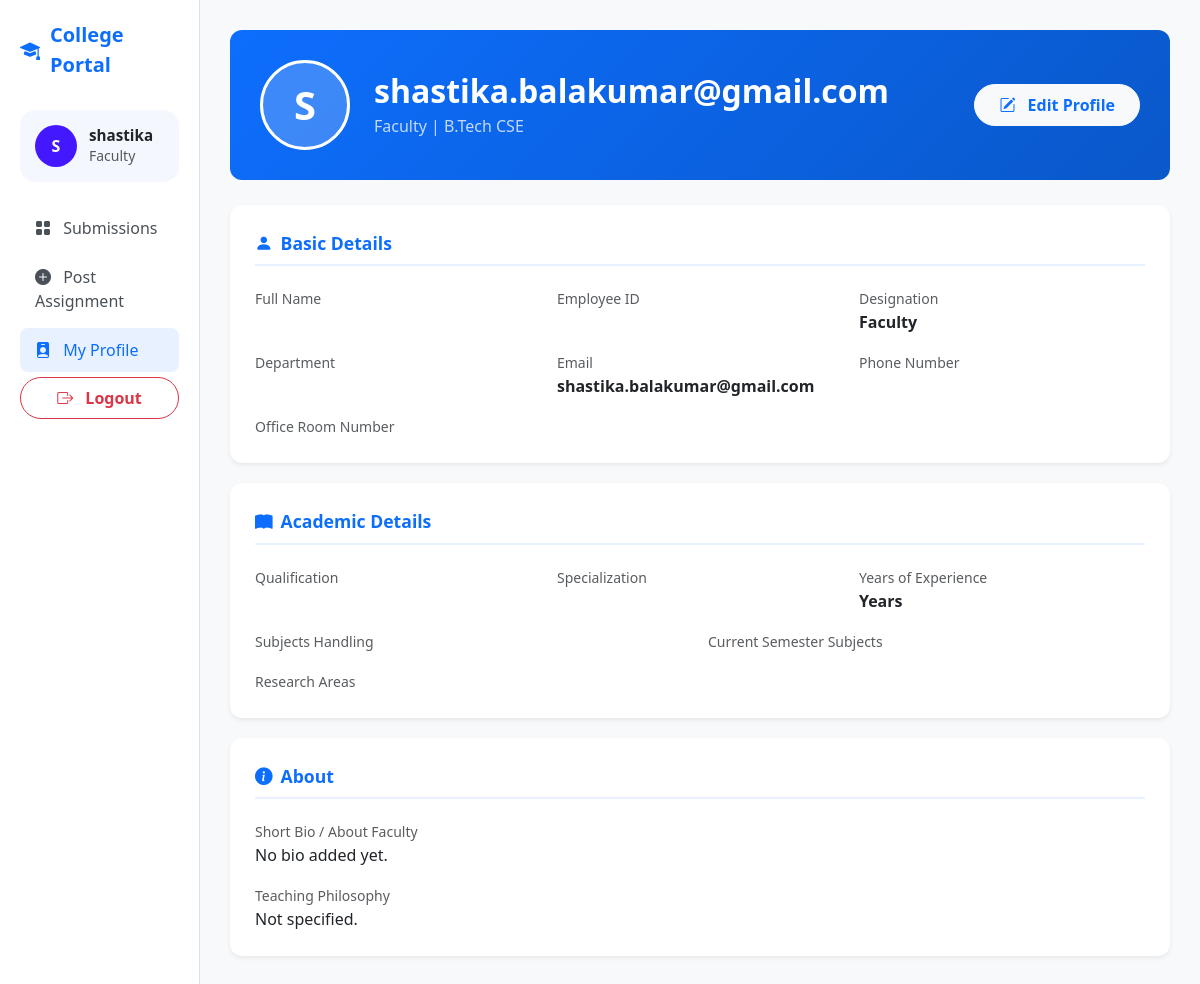
The app's page /submissions (signed in) with its own data.
### tables this page shows
CREATE TABLE faculty (
            id INTEGER PRIMARY KEY AUTOINCREMENT,
            username TEXT UNIQUE NOT NULL,
            email TEXT UNIQUE NOT NULL,
            password TEXT NOT NULL,
            name TEXT,
            designation TEXT,
            role TEXT DEFAULT 'faculty'
        );

### app.py (the view)
@app.route('/submissions')
def submissions():
    if 'username' not in session and 'user_id' not in session:
        return redirect(url_for('login'))
    conn = get_db_connection()
    cursor = conn.cursor()
    cursor.execute("SELECT * FROM faculty WHERE username = ? OR email = ?", (session.get('username'), session.get('username')))
    faculty = cursor.fetchone()
    conn.close()
    return render_template('faculty_profile.html', faculty=faculty)

### app.py (called while the page is built)
def get_db_connection():
    conn = sqlite3.connect('college_portal.db')
    conn.row_factory = sqlite3.Row
    return conn

### templates/faculty_profile.html (shortened to what this page needs)
<!DOCTYPE html>
<html lang="en">
<head>
    <link href="https://cdn.jsdelivr.net/npm/bootstrap@5.3.0/dist/css/bootstrap.min.css" rel="stylesheet">
    <link rel="stylesheet" href="https://cdn.jsdelivr.net/npm/bootstrap-icons@1.11.0/font/bootstrap-icons.css">
</head>
<body>
    <div class="d-flex flex-column flex-lg-row">
        <aside class="sidebar col-lg-3 col-xl-2 d-none d-lg-block">
            <div class="sidebar-brand">
                <i class="bi bi-mortarboard-fill"></i> College Portal
            </div>
            <div class="sidebar-profile mb-4" style="background: #F4F7FE; border-radius: 16px; padding: 15px; display: flex; align-items: center; gap: 12px;">
                <div class="profile-avatar" style="width: 42px; height: 42px; background: #4318FF; color: white; border-radius: 50%; display: flex; align-items: center; justify-content: center; font-weight: bold;">
                    {{ session['username'][0] | upper if session.get('username') else 'F' }}
                </div>
                <div>
                    <h6 class="fw-bold mb-0 text-dark" style="font-size: 0.95rem;">{{ session.get('name') or (faculty.get('name') if faculty else None) or session.get('username') or 'Faculty' }}</h6>
                    <p class="text-muted mb-0 small text-capitalize">Faculty</p>
                </div>
            </div>
            <div class="nav flex-column flex-grow-1">
                <a href="/submissions" class="nav-link"><i class="bi bi-grid-fill me-2"></i> Submissions</a>
                <a href="/post_assignment" class="nav-link"><i class="bi bi-plus-circle-fill me-2"></i> Post Assignment</a>
                <a href="/faculty_profile" class="nav-link active"><i class="bi bi-person-badge-fill me-2"></i> My Profile</a>
            </div>
            <div>
                <a href="/logout" class="btn btn-outline-danger w-100 rounded-pill py-2 fw-bold"><i class="bi bi-box-arrow-right me-2"></i> Logout</a>
            </div>
        </aside>
        <main class="main-content flex-grow-1">
            <div class="profile-header d-flex flex-column flex-md-row align-items-center justify-content-between gap-4">
                <div class="d-flex align-items-center gap-4">
                    <div style="width: 90px; height: 90px; background: rgba(255,255,255,0.2); border-radius: 50%; display: flex; align-items: center; justify-content: center; font-size: 2.5rem; font-weight: bold; border: 3px solid white;">
                        {{ session['username'][0] | upper if session.get('username') else 'F' }}
                    </div>
                    <div>
                        <h2 class="fw-bold mb-1">{{ faculty.full_name if faculty and faculty.full_name else session.get('username', 'Faculty Member') }}</h2>
                        <p class="mb-0 opacity-75">{{ faculty.designation if faculty and faculty.designation else 'Professor' }} | {{ faculty.department if faculty and faculty.department else 'B.Tech CSE' }}</p>
                    </div>
                </div>
                <a href="/edit_faculty_profile" class="btn btn-light text-primary fw-bold px-4 py-2 rounded-pill"><i class="bi bi-pencil-square me-2"></i> Edit Profile</a>
            </div>
            <div class="custom-card">
                <div class="section-title"><i class="bi bi-person-fill"></i> Basic Details</div>
                <div class="row g-3">
                    <div class="col-md-4">
                        <label class="text-muted small">Full Name</label>
                    </div>
                    <div class="col-md-4">
                        <label class="text-muted small">Employee ID</label>
                    </div>
                    <div class="col-md-4">
                        <label class="text-muted small">Designation</label>
                        <div class="fw-bold text-dark">{{ faculty.designation if faculty else '-' }}</div>
                    </div>
                    <div class="col-md-4">
                        <label class="text-muted small">Department</label>
                    </div>
                    <div class="col-md-4">
                        <label class="text-muted small">Email</label>
                        <div class="fw-bold text-dark">{{ faculty.email if faculty else '-' }}</div>
                    </div>
                    <div class="col-md-4">
                        <label class="text-muted small">Phone Number</label>
                    </div>
                    <div class="col-md-4">
                        <label class="text-muted small">Office Room Number</label>
                    </div>
                </div>
            </div>
            <div class="custom-card">
                <div class="section-title"><i class="bi bi-book-fill"></i> Academic Details</div>
                <div class="row g-3">
                    <div class="col-md-4">
                        <label class="text-muted small">Qualification</label>
                    </div>
                    <div class="col-md-4">
                        <label class="text-muted small">Specialization</label>
                    </div>
                    <div class="col-md-4">
                        <label class="text-muted small">Years of Experience</label>
                        <div class="fw-bold text-dark">{{ faculty.experience if faculty else '-' }} Years</div>
                    </div>
                    <div class="col-md-6">
                        <label class="text-muted small">Subjects Handling</label>
                    </div>
                    <div class="col-md-6">
                        <label class="text-muted small">Current Semester Subjects</label>
                    </div>
                    <div class="col-12">
                        <label class="text-muted small">Research Areas</label>
                    </div>
                </div>
            </div>
            <div class="custom-card">
                <div class="section-title"><i class="bi bi-info-circle-fill"></i> About</div>
                <div class="row g-3">
                    <div class="col-12">
                        <label class="text-muted small">Short Bio / About Faculty</label>
                        <div class="text-dark">{{ faculty.bio if faculty and faculty.bio else 'No bio added yet.' }}</div>
                    </div>
                    <div class="col-12 mt-3">
                        <label class="text-muted small">Teaching Philosophy</label>
                        <div class="text-dark">{{ faculty.philosophy if faculty and faculty.philosophy else 'Not specified.' }}</div>
                    </div>
                </div>
            </div>
        </main>
    </div>
</body>
</html>

### templates/faculty_profile.html (style rules this page uses)
body { background-color: #f8f9fa; font-family: 'Segoe UI', Tahoma, Geneva, Verdana, sans-serif; }
.sidebar { min-height: 100vh; background-color: #ffffff; border-right: 1px solid #dee2e6; padding: 20px; }
.sidebar-brand { font-size: 1.25rem; font-weight: bold; color: #0d6efd; margin-bottom: 30px; display: flex; align-items: center; gap: 10px; }
.nav-link { color: #495057; padding: 10px 15px; border-radius: 8px; margin-bottom: 5px; font-weight: 500; }
.nav-link:hover, .nav-link.active { background-color: #e7f1ff; color: #0d6efd; }
.main-content { padding: 30px; }
.custom-card { background: #ffffff; border: none; border-radius: 12px; box-shadow: 0 0.125rem 0.25rem rgba(0, 0, 0, 0.075); padding: 25px; margin-bottom: 20px; }
.profile-header { background: linear-gradient(135deg, #0d6efd 0%, #0a58ca 100%); color: white; border-radius: 12px; padding: 30px; margin-bottom: 25px; }
.section-title { font-size: 1.1rem; font-weight: bold; color: #0d6efd; border-bottom: 2px solid #e7f1ff; padding-bottom: 8px; margin-bottom: 20px; display: flex; align-items: center; gap: 8px; }

### records on screen
faculty: name "shastika", designation "Faculty", email "shastika.balakumar@gmail.com"

### other values on screen
{{ session['username'][0] | upper if session.get('username') else 'F' }} "S"
{{ faculty.department if faculty and faculty.department else 'B.Tech CSE' }} "B.Tech CSE"
{{ faculty.bio if faculty and faculty.bio else 'No bio added yet.' }} "No bio added yet."
